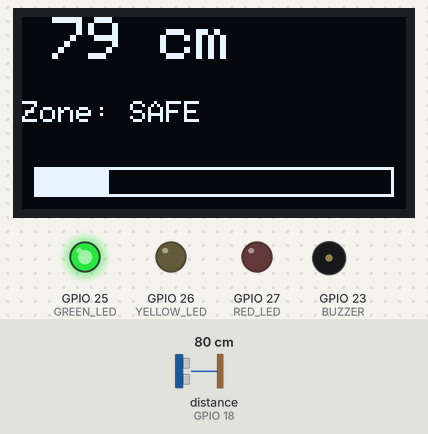
This sketch was run on a simulated ESP32. Shown: 128×64 one-colour display, output pins drawn as LEDs (lit = HIGH), buzzer (waves = sounding, pin HIGH). Wiring (inferred from the names in the program): ultrasonic range finder: trigger GPIO 5; echo GPIO 18. Inputs (shaded band) come from the test bench; at power-on: distance to the obstacle (sensor on GPIO 18) 80 cm. The echo pulse lasts 58.3 µs per cm; pins used as bus, display or sensor lines are not drawn; what the sketch prints to the serial monitor is not drawn.

Above: at 1.2 s.
1.3 s: distance to the obstacle (sensor on GPIO 18) set to 66 cm
At 2.3 s:
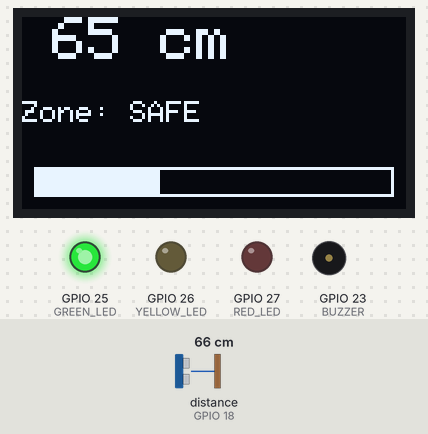
2.8 s: distance to the obstacle (sensor on GPIO 18) set to 56 cm
At 3.3 s:
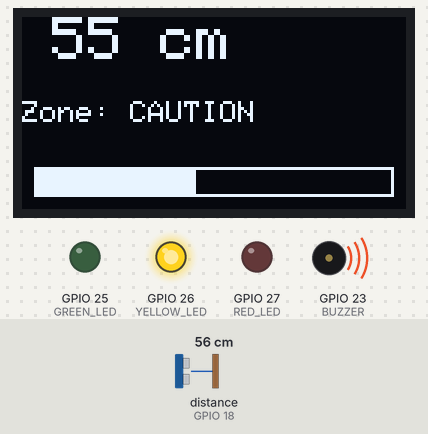
5.8 s: distance to the obstacle (sensor on GPIO 18) set to 32 cm
At 7.3 s:
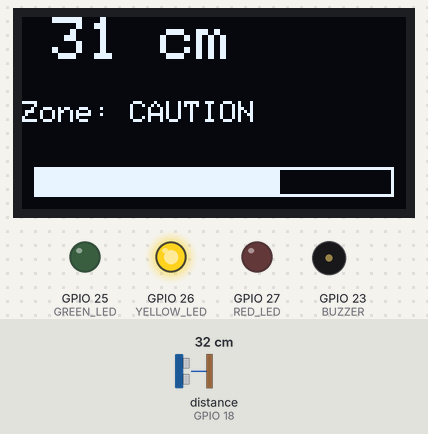
7.5 s: distance to the obstacle (sensor on GPIO 18) set to 28 cm
At 8.33 s:
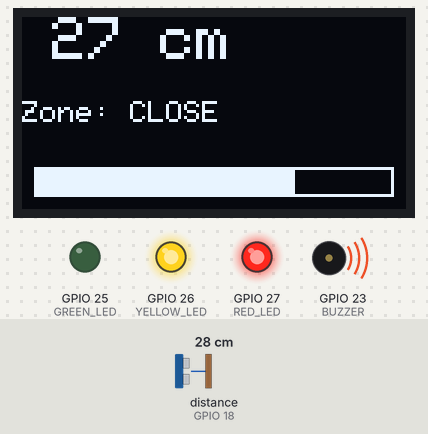
9.6 s: distance to the obstacle (sensor on GPIO 18) set to 17 cm
At 9.83 s:
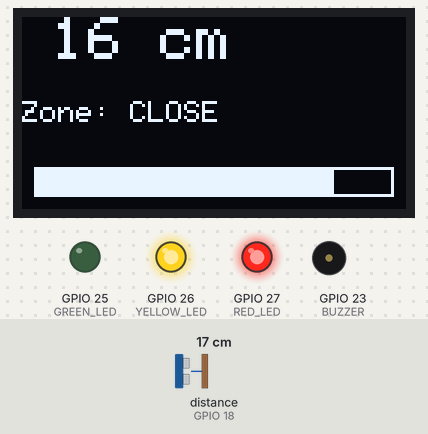
11.1 s: distance to the obstacle (sensor on GPIO 18) set to 14 cm
At 12.1 s:
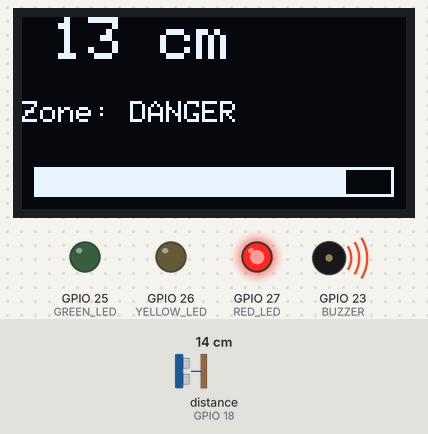
Timing chart, 0 to 13.6 s (numbered marks = the images above; inputs shaded):
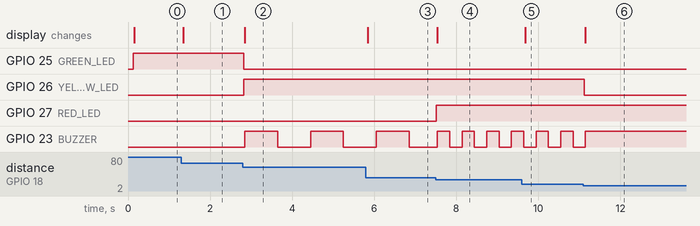

The sketch:

source_code.ino
```cpp
#include <Wire.h>
#include <Adafruit_GFX.h>
#include <Adafruit_SSD1306.h>

#define SCREEN_WIDTH 128
#define SCREEN_HEIGHT 64
#define OLED_RESET -1

Adafruit_SSD1306 display(SCREEN_WIDTH, SCREEN_HEIGHT, &Wire, OLED_RESET);

#define TRIG_PIN 5
#define ECHO_PIN 18

#define GREEN_LED 25
#define YELLOW_LED 26
#define RED_LED 27

#define BUZZER 23

float distance = 0;
String zone = "SAFE";

unsigned long lastMeasure = 0;
unsigned long lastSerial = 0;

unsigned long lastBeep = 0;
bool buzzerState = false;
int beepInterval = -1;

#define BUZZER_CHANNEL 0
#define BUZZER_RESOLUTION 8

void setup() {

  Serial.begin(115200);

  pinMode(TRIG_PIN, OUTPUT);
  pinMode(ECHO_PIN, INPUT);

  pinMode(GREEN_LED, OUTPUT);
  pinMode(YELLOW_LED, OUTPUT);
  pinMode(RED_LED, OUTPUT);

  pinMode(BUZZER, OUTPUT);

  digitalWrite(BUZZER, LOW);

  Wire.begin(21, 22);

  if (!display.begin(SSD1306_SWITCHCAPVCC, 0x3C)) {
    Serial.println("OLED Failed");
    while (1);
  }

  display.clearDisplay();
  display.display();
}

void loop() {

  unsigned long currentMillis = millis();

  if (currentMillis - lastMeasure >= 100) {

    lastMeasure = currentMillis;

    distance = getAverageDistance();

    determineZone();

    updateLEDs();

    updateOLED();
  }

  if (currentMillis - lastSerial >= 500) {

    lastSerial = currentMillis;

    Serial.print("Distance: ");
    Serial.print(distance);
    Serial.print(" cm    Zone: ");
    Serial.println(zone);
  }

  updateBuzzer();
}

float getAverageDistance() {

  float total = 0;

  for (int i = 0; i < 5; i++) {

    digitalWrite(TRIG_PIN, LOW);
    delayMicroseconds(2);

    digitalWrite(TRIG_PIN, HIGH);
    delayMicroseconds(10);

    digitalWrite(TRIG_PIN, LOW);

    long duration = pulseIn(ECHO_PIN, HIGH, 30000);

    float d = duration * 0.034 / 2.0;

    total += d;
  }

  return total / 5.0;
}

void determineZone() {

  if (distance > 60) {

    zone = "SAFE";
    beepInterval = -1;

  }

  else if (distance > 30) {

    zone = "CAUTION";
    beepInterval = 800;

  }

  else if (distance > 15) {

    zone = "CLOSE";
    beepInterval = 300;

  }

  else {

    zone = "DANGER";
    beepInterval = 0;
  }
}

void updateLEDs() {

  digitalWrite(GREEN_LED, LOW);
  digitalWrite(YELLOW_LED, LOW);
  digitalWrite(RED_LED, LOW);

  if (zone == "SAFE") {

    digitalWrite(GREEN_LED, HIGH);

  }

  else if (zone == "CAUTION") {

    digitalWrite(YELLOW_LED, HIGH);

  }

  else if (zone == "CLOSE") {

    digitalWrite(YELLOW_LED, HIGH);
    digitalWrite(RED_LED, HIGH);

  }

  else {

    digitalWrite(RED_LED, HIGH);
  }
}

void updateBuzzer() {

  unsigned long currentMillis = millis();

  if (beepInterval == -1) {

    digitalWrite(BUZZER, LOW);
    buzzerState = false;
    return;
  }

  if (beepInterval == 0) {

    digitalWrite(BUZZER, HIGH);
    return;
  }

  if (currentMillis - lastBeep >= beepInterval) {

    lastBeep = currentMillis;

    buzzerState = !buzzerState;

    digitalWrite(BUZZER, buzzerState);
  }
}

void updateOLED() {

  display.clearDisplay();

  display.setTextSize(2);
  display.setCursor(10, 0);
  display.print((int)distance);
  display.print(" cm");

  display.setTextSize(1);
  display.setCursor(0, 28);
  display.print("Zone: ");
  display.println(zone);

  int barWidth = map(constrain((int)distance, 0, 100), 100, 0, 0, 120);

  display.drawRect(4, 50, 120, 10, SSD1306_WHITE);
  display.fillRect(4, 50, barWidth, 10, SSD1306_WHITE);

  display.display();
}
```

Measured:
- the behaviour switches between 61 and 60 cm on distance to the obstacle (sensor on GPIO 18) (found by bisection; images 1 and 2)
- the behaviour switches between 31 and 30 cm on distance to the obstacle (sensor on GPIO 18) (found by bisection; images 3 and 4)
- the behaviour switches between 16 and 15 cm on distance to the obstacle (sensor on GPIO 18) (found by bisection; images 5 and 6)
- after the input at 1.3 s, the display: changes after 0.05 s (image 1)
- after the input at 2.8 s, GPIO 25 (GREEN_LED): HIGH → LOW at once; GPIO 26 (YELLOW_LED): LOW → HIGH at once; GPIO 23 (BUZZER): alternates HIGH for 0.80 s and LOW for 0.80 s, starting after 0.05 s; the display: changes after 0.05 s (image 2)
- after the input at 5.8 s, the display: changes at once (image 3)
- after the input at 7.5 s, GPIO 27 (RED_LED): LOW → HIGH at once; the display: changes at once (image 4)
- after the input at 9.6 s, the display: changes after 0.09 s (image 5)
- after the input at 11.1 s, GPIO 26 (YELLOW_LED): HIGH → LOW at once; GPIO 23 (BUZZER): goes on until 11.1 s, then stays HIGH; the display: changes after 0.05 s (image 6)
